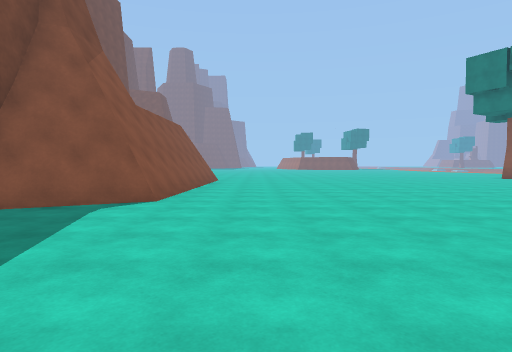
View 1 (above)

24 first-person views from a walk through a 3-D level made in the Unity game engine. The camera is 1.4 m above the floor, tilts 2° down and sees 75° across. The floor is counted in squares, 2 m on a side. Each view is taken from the middle of a square. On the plan, view 1 faces up. The plan holds only what a view shows up to about 10 squares ahead; the rest is blank. The place goes on beyond the plan.

View 2
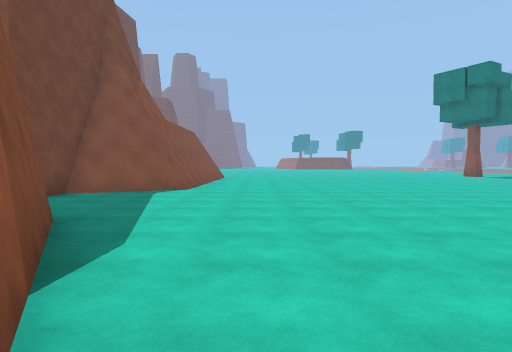

View 3
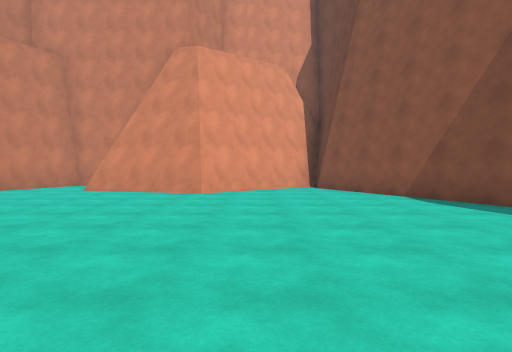

View 4
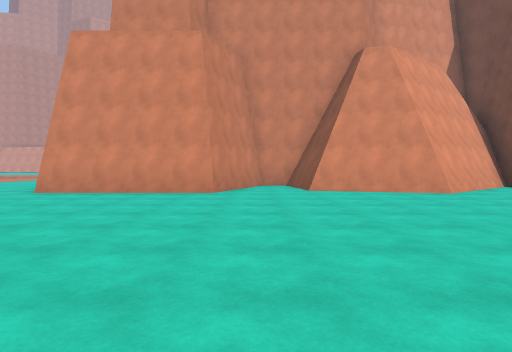

View 5
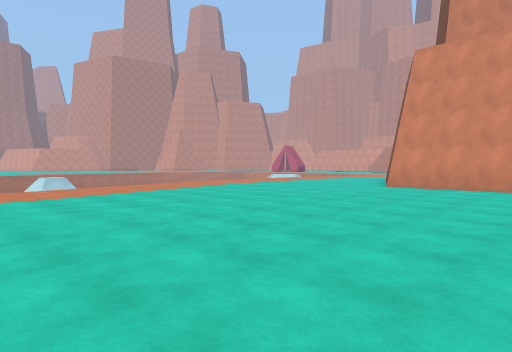

View 6
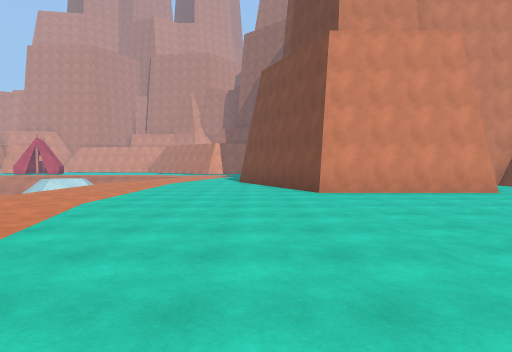

View 7
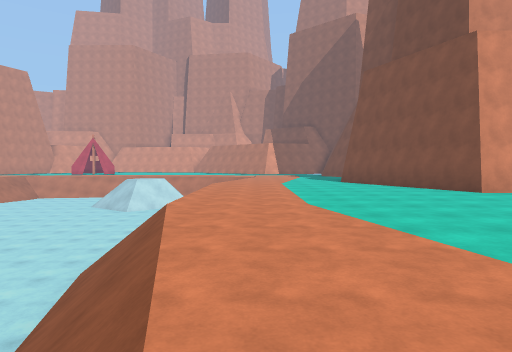

View 8
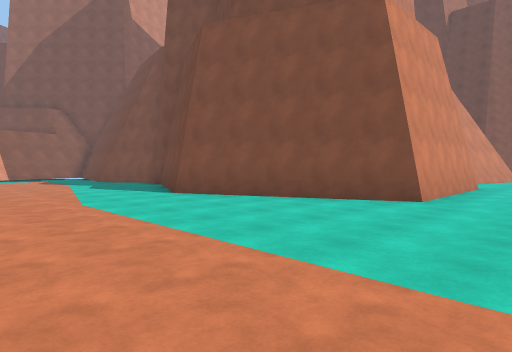

View 9
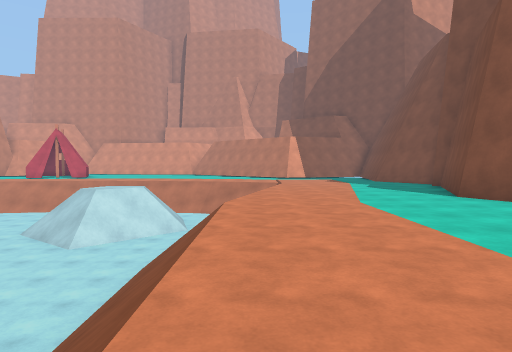

View 10
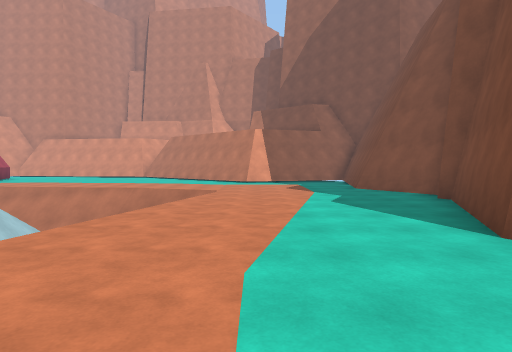

View 11
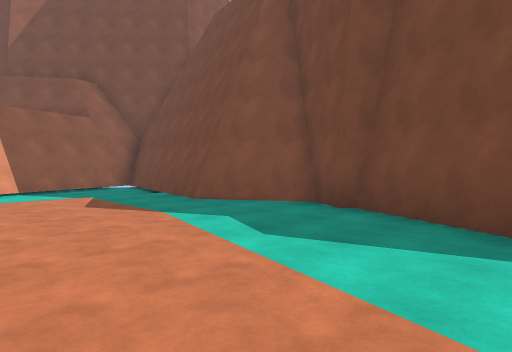

View 12
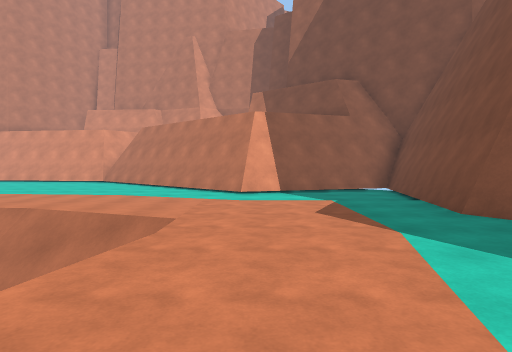

View 13
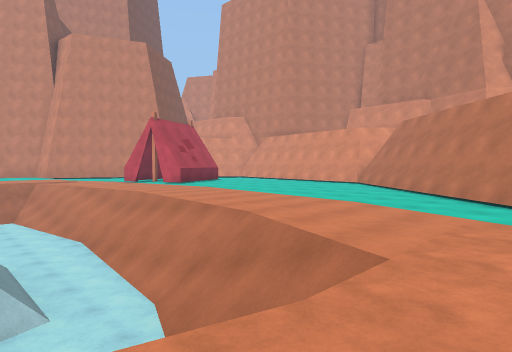

View 14
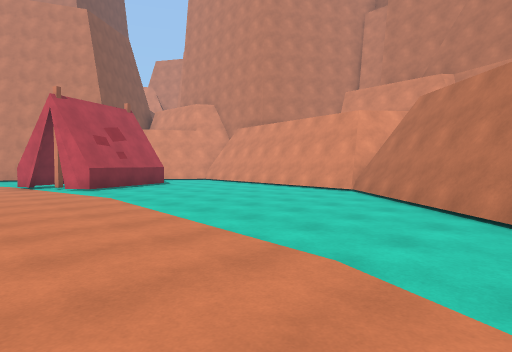

View 15
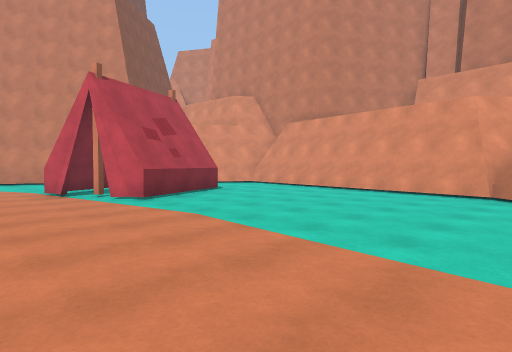

View 16
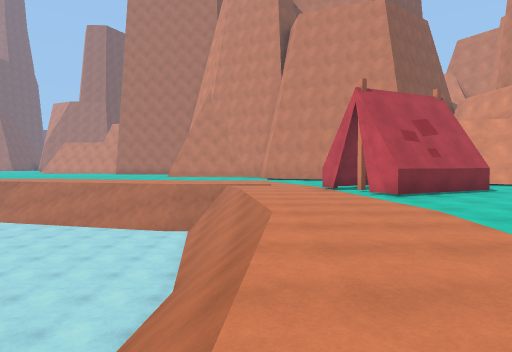

View 17
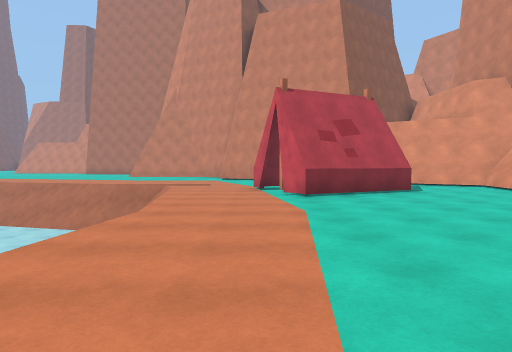

View 18
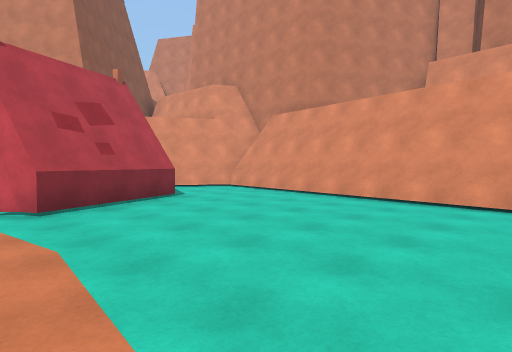

View 19
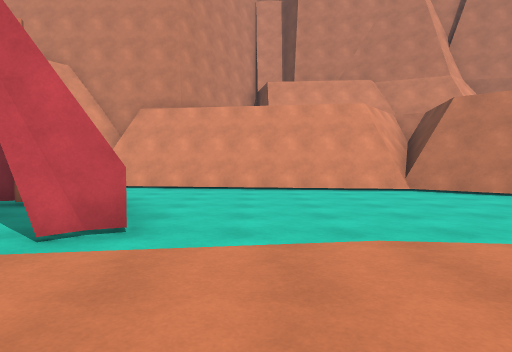

View 20
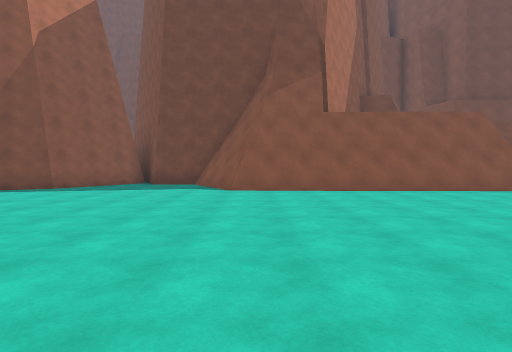

View 21
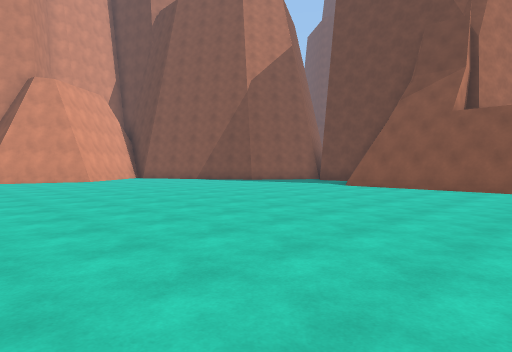

View 22
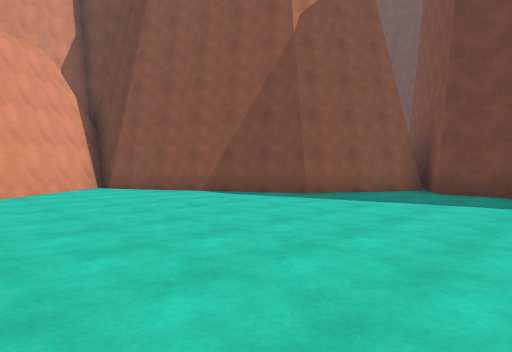

View 23
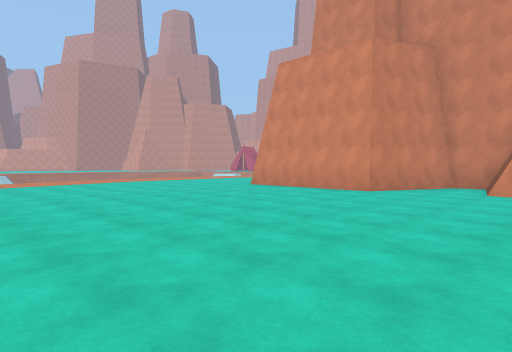

View 24
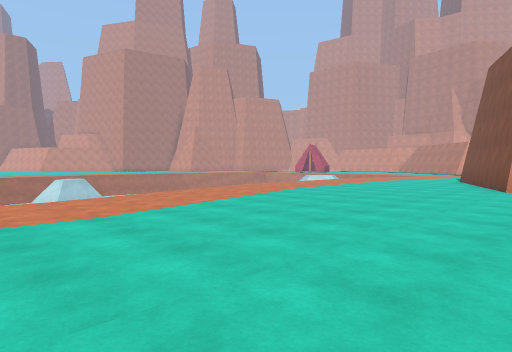

### Floor plan
Key: @ floor where view 1 was taken; # wall or solid block; . main floor; - floor 2.5 m lower than the main floor; / step, stairs or slope; T tent.
Columns run from 5 left of view 1 to 32 right of it. Each row starts with its distance up from view 1.
 12    #...  .....
 11    #..........
 10    #..........
  9    #..........
  8    #..................
  7   ##..................../
  6 ###...................../
  5 ##......................./
  4 #........................//
  3 #........................//-
  2 ##.......................//-
  1  ##.......................//-
  0   ##.@....................//--
 -1    #......................//---
 -2    ##.........#####.......//---
 -3     #..#####..#   ##......//----
 -4     ####   #.##    #......//----
 -5            ###     #......//--
 -6                    ##.....//---
 -7                     #..... /----
 -8                     #..../ --//-    --
 -9                    ##..../ -////- ----
-10                    #...../ //./ -----/
-11                    #.....   /   -----/
-12                    #..../ --///------/
-13                    #....////--------//
-14                    ##..../////////////
-15                    ##........//////...
-16                    #..................
-17                    #................TT
-18                    #..###.........T##T
-19                    #######.........###
-20                          ##........T #
-21                           ##........T.
-22                            ##.........
-23                             ####......
-24                               ########

Positions as (right, up) in squares from view 1, and headings:
1: (0, 0), facing up
2: (0, -3), facing up
3: (2, 6), facing down
4: (8, 6), facing down
5: (9, 8), facing down-right
6: (15, 6), facing down
7: (19, 6), facing down
8: (20, 0), facing down-left
9: (20, 0), facing down
10: (18, -4), facing down
11: (19, -8), facing down-left
12: (18, -9), facing down
13: (18, -11), facing down-right
14: (20, -15), facing down-right
15: (23, -15), facing down-right
16: (22, -15), facing right
17: (22, -17), facing right
18: (24, -17), facing down-right
19: (28, -15), facing down
20: (7, 7), facing left
21: (8, 12), facing down-left
22: (4, 6), facing down-left
23: (5, 6), facing down-right
24: (12, 8), facing down-right
